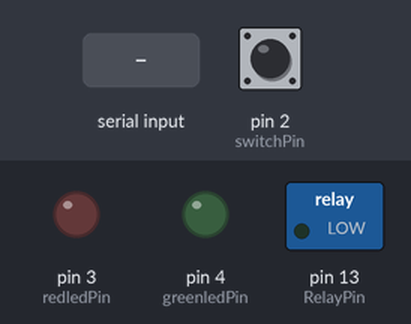
The sketch below on a simulated Arduino Uno, built with avr-gcc and run on an emulated ATmega328P. On the bench: switched loads named in the sketch (green lamp = pin HIGH), output pins drawn as LEDs (lit = HIGH). Inputs (shaded band) come from the test bench; at power-on: pin 2 (switchPin) LOW. What the sketch prints to the serial monitor is not drawn.

Above: at 1.2 s.
1.3 s: ";" received over Serial
At 1.3 s:
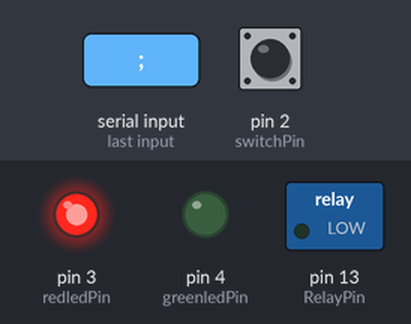
Timing chart, 0 to 4.3 s (numbered marks = the images above; inputs shaded):
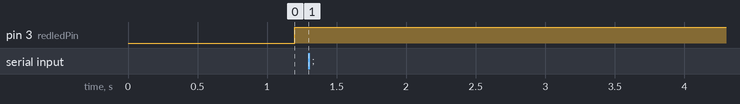

The sketch:

Yaesu_Tune_button_with_TxReq.ino
```cpp
/*
    Create Tune Button for FTdx101 and other Yaesu transceivers.
    On button press: read present power setting, then set PWR to a selected value, enable the TX relay.
    On button release: disable the TX relay and restore original power setting.
    This software is written by Eeltje Luxen, PA0LUX and is in the public domain.
*/


int RelayPin = 13;              // TX Relaydriver is connected to pin 13
int switchPin = 2;              // Tune button is connected to pin 2
int redledPin = 3;              // red led is connected to pin 3, connection to radio failed
int greenledPin = 4;            // green led connected to pin 4, communicating with radio
int val;                        // variable for reading the Tune button status
int val2;                       // variable for reading the delayed/debounced status of Tune button
bool tune = true;               // do not tune when false
bool buttonrelease = false;     // flag to send just one set of commands at Tune button release
bool buttonpress = false;       // flag to send just one set of commands at Tune button press
bool receiving;                 // variable for the receive radio data process
String prevpwr;                 // this string stores the present power setting
String CAT_buffer;              // string to hold the received CAT data from radio
char rx_char;                   // variable for each character received from the radio
char t;                         // used to clear input buffer


#define check_conn "PC;"                // sed to inquire if radio is connected(power)
#define set_tune_pwr "PC020;"           // set tune power you can choose which PWR to use for tuning (5 - 100 W)
#define get_PWR "PC;"                   // define request Power command
#define timeout_delay 1000;             // the delay to flag a data timeout from the radio, now set at 1000 mSec
unsigned long timeout, current_millis;  // variables to handle communication timeout errors


void setup()
{
  Serial.begin(9600, SERIAL_8N2);           // RS232 connection speed to transceiver NOTE 2 stopbits
  pinMode(RelayPin, OUTPUT);                // set the Relaydriver pin as output
  pinMode(switchPin, INPUT);                // set the Tune button pin as input
  pinMode(3, OUTPUT);                       // output to red statusled
  pinMode(4, OUTPUT);                       // output to green statusled
}


void loop() {

  check_connection();                     // check if the radio is connected and answering requests
  val = digitalRead(switchPin);           // read Tune button and store it in val
  delay(50);                              // 50 mS debounce time
  val2 = digitalRead(switchPin);          // read Tune button again for bounces
  if (val == val2) {                      // when no bounce
    if (val == HIGH) {                    // the Tune button is pressed, and no bounce
      if (buttonpress == false) {         // input and output CAT commands only once when button pressed (it is in loop)
        send_command(get_PWR);            // send the request Power Command to radio, call send routine
        get_response();                   // receive the present power setting from radio
        prevpwr = CAT_buffer;             // prevpwr holds original power setting to restore later
        if (tune == true) {               // valid power info is received, we can set tune power now
          send_command(set_tune_pwr);     // send the tune power to the radio, call send routine
          delay(50);                      // wait to TX 20 mS after CAT has been sent
          digitalWrite(RelayPin, HIGH);   // turn TX Relay on and keep it on until Tune button released, now transmitting
          tune = false;                   // tuning flag reset, be ready for next button press.
        }
      }
      buttonpress = true;                         // Tune button was pressed and now we
      buttonrelease = true;                       // do Tune button release
    }
    if ((val == LOW) && (buttonrelease == true)) {          // now the Tune button has been released
      digitalWrite(RelayPin, LOW);                          // turn TX Relay off, stop transmitting
      delay(35);                                            // wait until TX is switched off before sending CAT commands.
      Serial.print(prevpwr);                                // restore original power setting to the radio
      buttonrelease = false;                                // reset flag, Tune button was released
      buttonpress = false;                                  // reset flag, Tune button not pressed anymore
    }
  }
}


void send_command(String CAT_command)                      // this routine sends the CAT command string to the radio

{
  do
  { t = Serial.read();                                     // this is to empty the input buffer when starting reading data from radio,
  } while (Serial.available() > 0);                        // buffer contains erratic data when the radio is switched on (fix power up sequence)
  Serial.print(CAT_command);                               // sends a CAT command to the radio
}


void get_response()                                         // this roitine receives the CAT command response from the radio
{

  // set a timeout value for if we do not get an answer from the radio, time out is non blocking
  current_millis = millis();                                // get the current time
  timeout = current_millis + timeout_delay;                 // calculate the timeout time

  // check for millis() rollover condition - the Arduino millis() counter rolls over about every 47 days
  if (timeout < current_millis)                             // we've calculated the timeout during a millis() rollover event
  {
    timeout = timeout_delay;                        // go ahead and calculate as if we've rolled over already (adds a few millis to the timeout delay)
  }

  // Get ready to receive CAT response from the radio
  receiving = true;                                         // start receiving
  CAT_buffer = "";                                          // clear CAT buffer
  do
  {
    if (millis() > timeout)                                 // no data received within timeout delay
    {
      // We timed out - exit
      receiving = false;                                    // clear receive flag
      CAT_buffer = "";                                      // clear buffer
      tune = false;                                         // do not start tuning, no info received
      break;                                                // no receive response, exit to loop
    }
    if (Serial.available() && receiving)                    // if there's a character in the rx buffer and we are receiving
    {
      rx_char = Serial.read();                              // get one character at the time from radio
      if (rx_char == ';')                                   // ";" indicates the end of the response from the radio
      {
        receiving = false;                                  // turn off the ok to receive flag, this was last character
        CAT_buffer = CAT_buffer + ";";                      // add ";" to buffer, terminator is needed for restore command send to radio
        tune = true;                                        // a complete answer is received, now we are allowed to proceed, return to loop
      }  else
      {
        CAT_buffer = CAT_buffer + rx_char;                  // add the received character to the CAT rx string, build the received string
      }
    }
  } while (receiving);                                      // keep looping while ok to receive data from the radio
}


void check_connection() {                               // this routine checks if the radio is connected

  send_command(check_conn);                             // send command used to test if the radio answers
  delay(200);                                           // do not ask to often
  get_response();                                       // get an answer from the radio
  if (CAT_buffer.startsWith("PC")) {                    // if the answer is correct (it should start with PC)
    digitalWrite(redledPin, LOW);                       // red led off
    digitalWrite(greenledPin, HIGH);                    // green led on, connection with radio established
  }
  else {                                                // we do not get a (correct-) answer
    digitalWrite(redledPin, HIGH);                      // red led on, no connection with radio, bad data or radio powered off
    digitalWrite(greenledPin, LOW);                     // green led off, no connection with radio
  }
}
```

Measured:
- after the input at 1.3 s, every drawn part: stays the same
